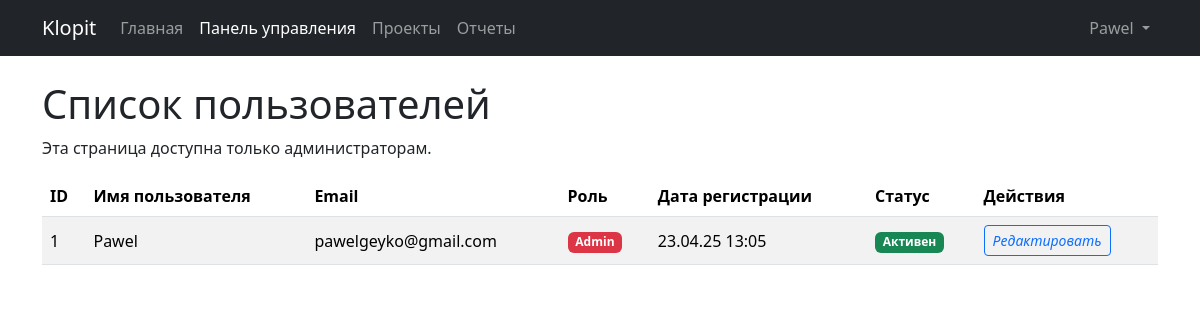
Before: /admin/users (signed in) with the older database file.
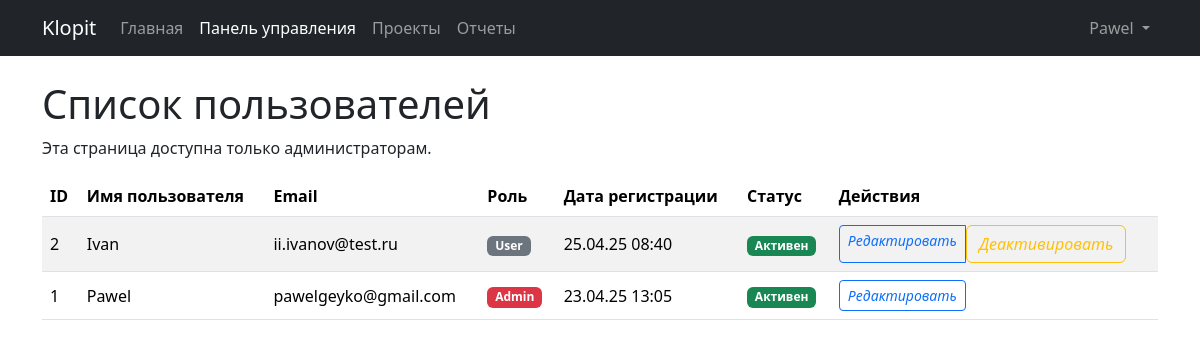
After: the same page with the newer database file.
### app/models.py (models this page shows, shortened)
class User(UserMixin, db.Model):
    id = db.Column(db.Integer, primary_key=True)
    username = db.Column(db.String(64), index=True, unique=True, nullable=False)
    email = db.Column(db.String(120), index=True, unique=True, nullable=False)
    password_hash = db.Column(db.String(128), nullable=False)
    created_at = db.Column(db.DateTime, default=datetime.utcnow)
    is_active = db.Column(db.Boolean, default=True)
    role_id = db.Column(db.Integer, db.ForeignKey('role.id'))
    projects_owned = db.relationship('Project', backref='owner', lazy='dynamic', foreign_keys='Project.owner_id')
    projects_member_of = db.relationship('Project', secondary=project_members,
                                         back_populates='members', lazy='dynamic')
    tasks_assigned = db.relationship('Task', backref='assignee', lazy='dynamic', foreign_keys='Task.assignee_id')
    tasks_created = db.relationship('Task', backref='creator', lazy='dynamic', foreign_keys='Task.creator_id')
    uploaded_files = db.relationship('File', backref='uploader', lazy='dynamic')
    comments = db.relationship('Comment', backref='author', lazy='dynamic')
    notifications = db.relationship('Notification', backref='recipient', lazy='dynamic',
                                    foreign_keys='Notification.user_id')
    def is_admin(self):
        return self.role is not None and self.role.name == 'Admin'
    def new_notifications_count(self):
        return self.notifications.filter_by(is_read=False).count()

class Role(db.Model):
    id = db.Column(db.Integer, primary_key=True)
    name = db.Column(db.String(64), unique=True, nullable=False) # Имя роли ('Admin', 'User')
    users = db.relationship('User', backref='role', lazy='dynamic') # Связь с пользователями

### app/dashboard/routes.py (the view)
@bp.route('/admin/users')
@login_required
@admin_required # Применяем декоратор прав администратора
def list_users():
    page = request.args.get('page', 1, type=int)
    per_page = 20 # Количество пользователей на странице
    pagination = User.query.order_by(User.created_at.desc()).paginate(page=page, per_page=per_page, error_out=False)
    users = pagination.items
    return render_template('admin/user_list.html', title='Список пользователей',
                           users=users, pagination=pagination)

### app/dashboard/templates/admin/user_list.html (shortened to what this page needs)
{% extends "base.html" %}
{% from 'includes/_pagination.html' import render_pagination %}
{% block content %}
<h1> {{ title }}</h1>
<p>Эта страница доступна только администраторам.</p>
<div class="table-responsive">
    <table class="table table-striped table-hover align-middle">
        <thead>
            <tr>
                <th>ID</th>
                <th>Имя пользователя</th>
                <th>Email</th>
                <th>Роль</th>
                <th>Дата регистрации</th>
                <th>Статус</th>
                <th>Действия</th>
            </tr>
        </thead>
        <tbody>
            {% for user in users %}
            <tr class="{{ 'table-secondary text-muted' if not user.is_active else '' }}">
                <td>{{ user.id }}</td>
                <td>{{ user.username }}</td>
                <td>{{ user.email }}</td>
                <td>
                    <span class="badge {% if user.is_admin() %}bg-danger{% else %}bg-secondary{% endif %}">
                        {{ user.role.name if user.role else 'N/A' }}
                    </span>
                    </td>
                <td>{{ user.created_at.strftime('%d.%m.%y %H:%M') if user.created_at else 'N/A' }}</td>
                <td>
                    {% if user.is_active %}
                        <span class="badge bg-success">Активен</span>
                    {% else %}
                         <span class="badge bg-secondary">Неактивен</span>
                    {% endif %}
                </td>
                <td>
                    <div class="btn-group btn-group-sm" role="group">
                        <a href="{{ url_for('dashboard.edit_user', user_id=user.id) }}" class="btn btn-outline-primary" title="Редактировать">
                            <i class="bi bi-pencil-square">Редактировать</i>
                        </a>
                         {% if user.id != current_user.id %}
                        <form action="{{ url_for('dashboard.toggle_user_active', user_id=user.id) }}" method="POST" class="d-inline">
                            {% if user.is_active %}
                            <button type="submit" class="btn btn-outline-warning" title="Деактивировать">
                                <i class="bi bi-person-x-fill">Деактивировать</i>
                            </button>
                            {% else %}
                             <button type="submit" class="btn btn-outline-success" title="Активировать">
                                 <i class="bi bi-person-check-fill">Активировать</i>
                             </button>
                            {% endif %}
                        </form>
                        {% endif %}
                    </div>
                </td>
            </tr>
            {% else %}
            <tr>
                <td colspan="7" class="text-center text-muted">Пользователей не найдено.</td>
            </tr>
            {% endfor %}
        </tbody>
    </table>
</div>
{% endblock %}

### app/templates/base.html (shortened to what this page needs)
<!doctype html>
<html lang="ru">
<head>
    <link href="https://cdn.jsdelivr.net/npm/bootstrap@5.3.2/dist/css/bootstrap.min.css" rel="stylesheet">
    <link rel="stylesheet" href="{{ url_for('static', filename='css/style.css') }}">
</head>
<body>
    {% include 'includes/_navbar.html' %}
    <main class="container mt-3">
        {% block content %}{% endblock %}
    </main>
</body>
</html>

### app/templates/includes/_navbar.html (shortened to what this page needs)
<nav class="navbar navbar-expand-lg bg-dark navbar-dark mb-4">
  <div class="container">
    <a class="navbar-brand" href="{{ url_for('main.index') }}">
      Klopit
    </a>
    <div class="collapse navbar-collapse" id="navbarNav">
      <ul class="navbar-nav me-auto mb-2 mb-lg-0">
        <li class="nav-item">
          <a class="nav-link {% if request.endpoint == 'main.index' %}active{% endif %}" href="{{ url_for('main.index') }}">Главная</a>
        </li>
        {% if current_user.is_authenticated %}
          <li class="nav-item">
              <a class="nav-link {% if request.blueprint == 'dashboard' %}active{% endif %}" href="{{ url_for('dashboard.index') }}">Панель управления</a>
            </li>
            <li class="nav-item">
              <a class="nav-link {% if request.blueprint == 'projects' %}active{% endif %}" href="{{ url_for('projects.list_projects') }}">Проекты</a>
            </li>
            <li class="nav-item">
              <a class="nav-link {% if request.blueprint == 'reports' %}active{% endif %}" href="{{ url_for('reports.index') }}">Отчеты</a>
            </li>
        {% endif %}
      </ul>
      <ul class="navbar-nav ms-auto mb-2 mb-lg-0 align-items-center">
         {% if current_user.is_authenticated %}
             <li class="nav-item me-2">
                 <a class="nav-link position-relative {% if unread_notifications_count > 0 %}text-warning{% endif %}" href="{{ url_for('dashboard.notifications') }}" title="Уведомления">
                 </a>
             </li>
             <li class="nav-item dropdown">
              <a class="nav-link dropdown-toggle" href="#" role="button" data-bs-toggle="dropdown" aria-expanded="false">
                {{ current_user.username }}
              </a>
            </li>
         {% endif %}
      </ul>
    </div>
  </div>
</nav>

Changed rows visible on the page:
added User: id "2", username "Ivan", email "ii.ivanov@test.ru", role "User", created_at "25.04.25 08:40", is_active "Активен"
